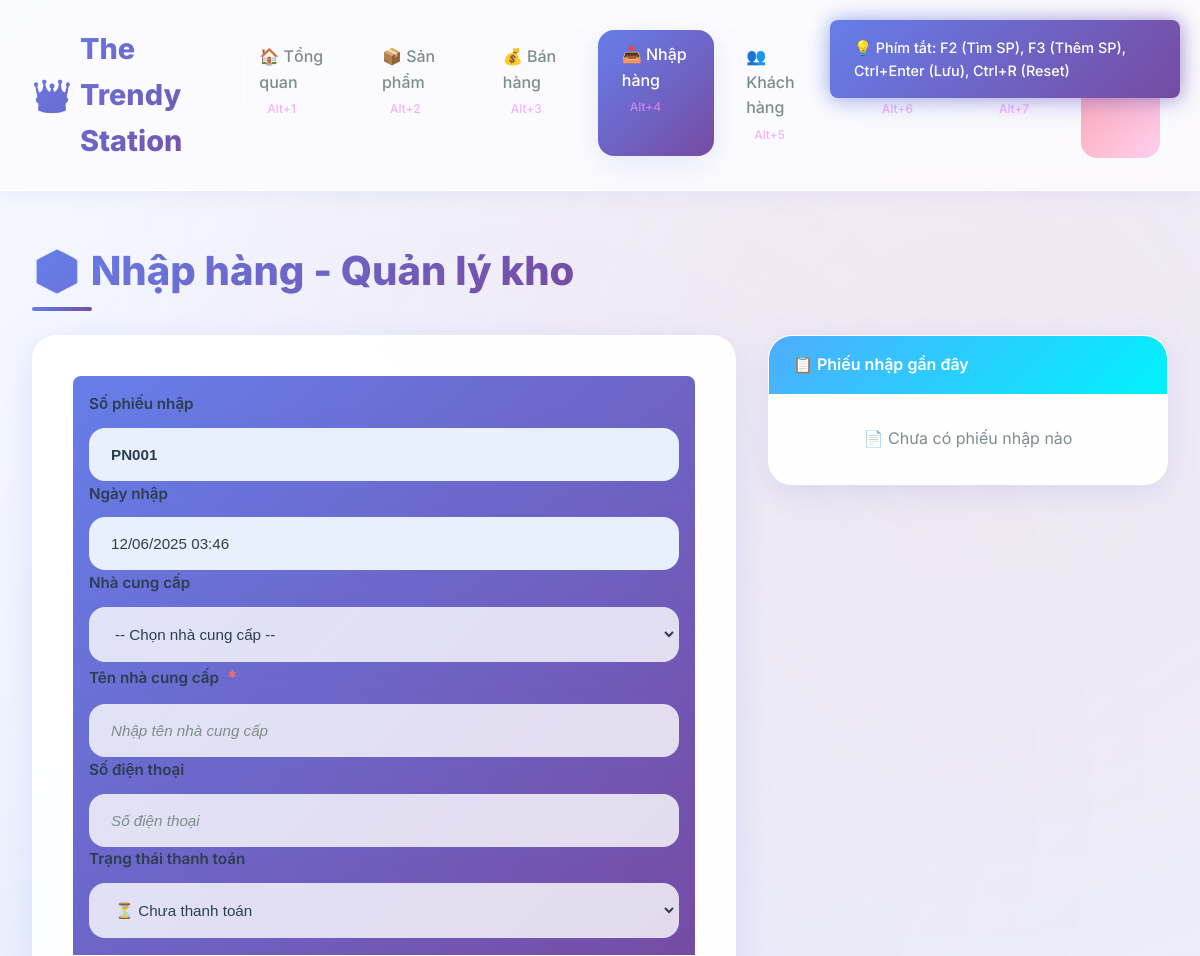
Page /index.php?page=imports (upper part) on the earlier database version.
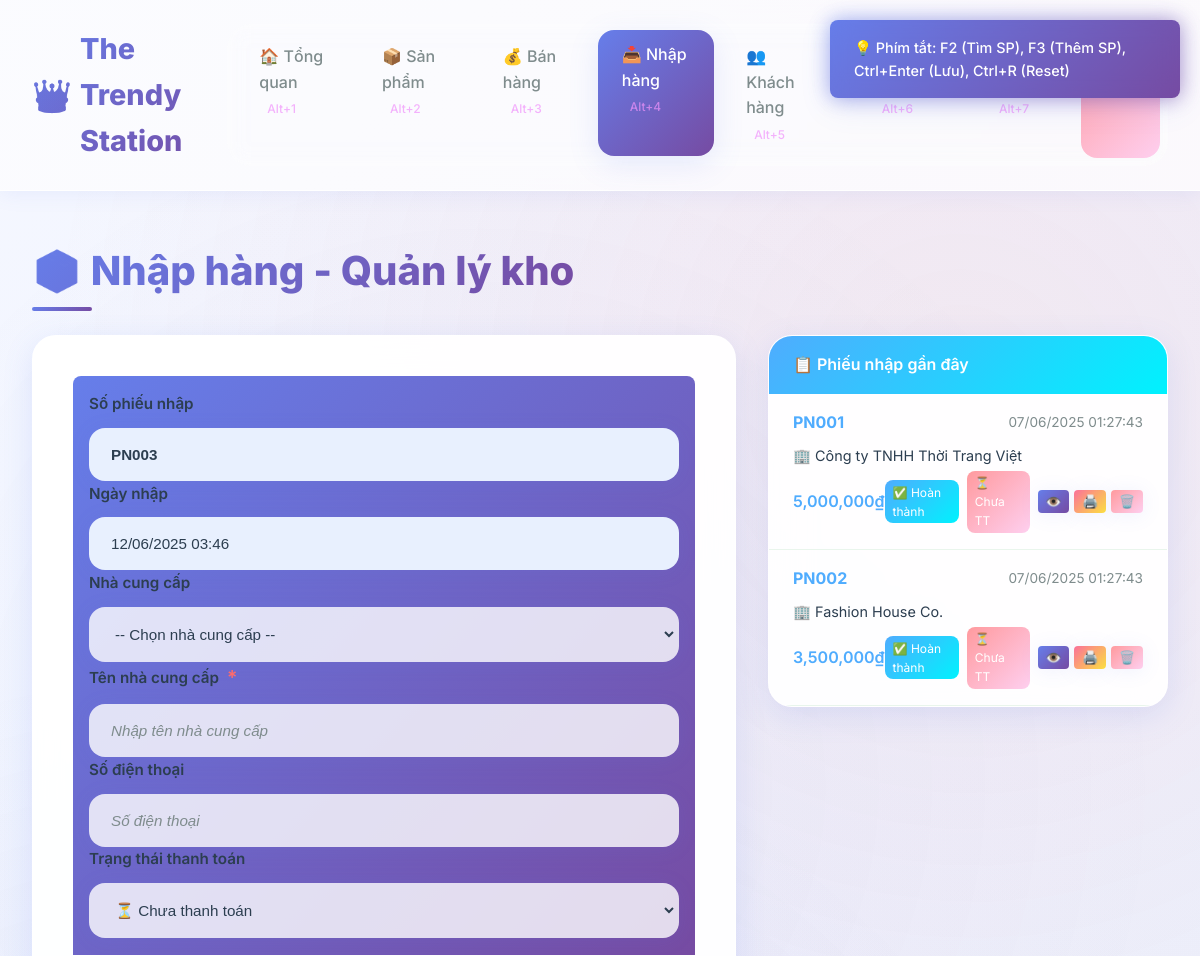
Same page on the later database version.
### tables this page shows
CREATE TABLE imports (
    id INT AUTO_INCREMENT PRIMARY KEY,
    import_code VARCHAR(20) UNIQUE NOT NULL,
    supplier_id INT,
    supplier_name VARCHAR(200),
    total_amount DECIMAL(15,2) NOT NULL DEFAULT 0,
    notes TEXT,
    import_date TIMESTAMP DEFAULT CURRENT_TIMESTAMP,
    created_by VARCHAR(100) DEFAULT 'Admin',
    status ENUM('Đang xử lý', 'Hoàn thành', 'Đã hủy') DEFAULT 'Hoàn thành',
    created_at TIMESTAMP DEFAULT CURRENT_TIMESTAMP,
    
    FOREIGN KEY (supplier_id) REFERENCES suppliers(id) ON DELETE SET NULL,
    
    INDEX idx_import_code (import_code),
    INDEX idx_supplier (supplier_id),
    INDEX idx_import_date (import_date)
);

### config/database.php (called while the page is built, shortened)
<?php
$config = [
    'host' => 'localhost',
    'dbname' => 'trendy_station',
    'username' => 'root',
    'password' => '',
    'charset' => 'utf8mb4',
    'options' => [
        PDO::ATTR_ERRMODE => PDO::ERRMODE_EXCEPTION,
        PDO::ATTR_DEFAULT_FETCH_MODE => PDO::FETCH_ASSOC,
        PDO::ATTR_EMULATE_PREPARES => false,
    ]
];
try {
    $dsn = "mysql:host={$config['host']};dbname={$config['dbname']};charset={$config['charset']}";
    $pdo = new PDO($dsn, $config['username'], $config['password'], $config['options']);
    $pdo->exec("SET NAMES utf8mb4 COLLATE utf8mb4_unicode_ci");
    $pdo->exec("SET time_zone = '+07:00'");
} catch (PDOException $e) {
    die('Database connection failed: ' . $e->getMessage());
}
function executeQuery($sql, $params = []) {
    global $pdo;
    try {
        $stmt = $pdo->prepare($sql);
        $stmt->execute($params);
        return $stmt;
    } catch (PDOException $e) {
        die("❌ Lỗi thực hiện query: " . $e->getMessage());
    }
}
function fetchAll($sql, $params = []) {
    $stmt = executeQuery($sql, $params);
    return $stmt->fetchAll();
}
function fetchOne($sql, $params = []) {
    $stmt = executeQuery($sql, $params);
    return $stmt->fetch();
}
function generateCode($prefix, $table, $column) {
    $sql = "SELECT MAX(CAST(SUBSTRING($column, " . (strlen($prefix) + 1) . ") AS UNSIGNED)) as max_num
            FROM $table
            WHERE $column LIKE '$prefix%'";
    $result = fetchOne($sql);
    $nextNum = ($result['max_num'] ?? 0) + 1;
    return $prefix . str_pad($nextNum, 3, '0', STR_PAD_LEFT);
}
?>

### includes/functions.php (called while the page is built, shortened)
<?php
if (!function_exists('formatDate')) {
    function formatDate($dateString) {
        $originalTimezone = date_default_timezone_get();
        $formatted = date('d/m/Y H:i:s', strtotime($dateString));
        return $formatted;
    }
}
?>

### pages/imports.php (the view, shortened to what the changed rows need)
<?php
require_once __DIR__ . '/../includes/functions.php';
$recentImports = fetchAll("
    SELECT i.*, s.name as supplier_name_db
    FROM imports i
    LEFT JOIN suppliers s ON i.supplier_id = s.id
    ORDER BY i.import_date DESC
    LIMIT 10
");
$newImportCode = generateCode('PN', 'imports', 'import_code');
?>
<h1 class="page-title">📦 Nhập hàng - Quản lý kho</h1>
<div style="display: grid; grid-template-columns: 1fr 400px; gap: 2rem; align-items: start;">
    <div class="form-container">
        <form method="POST" id="importForm">
            <div class="invoice-header">
                <div class="form-group">
                    <label>Số phiếu nhập</label>
                    <input type="text" value="<?php echo $newImportCode; ?>" readonly style="background: var(--bg-tertiary); font-weight: bold;">
                </div>
                <div class="form-group">
                    <label>Ngày nhập</label>
                    <input type="text" value="<?php echo date('d/m/Y H:i'); ?>" readonly style="background: var(--bg-tertiary);">
                </div>
                <div class="form-group">
                    <label for="supplier_id">Nhà cung cấp</label>
                    <select name="supplier_id" id="supplier_id" onchange="selectSupplier(this)">
                        <option value="">-- Chọn nhà cung cấp --</option>
                    </select>
                </div>
                <div class="form-group">
                    <label for="supplier_name">Tên nhà cung cấp <span class="required">*</span></label>
                    <input type="text" name="supplier_name" id="supplier_name" placeholder="Nhập tên nhà cung cấp" required>
                </div>
                <div class="form-group">
                    <label for="supplier_phone">Số điện thoại</label>
                    <input type="tel" name="supplier_phone" id="supplier_phone" placeholder="Số điện thoại">
                </div>
                <div class="form-group">
                    <label for="payment_status">Trạng thái thanh toán</label>
                    <select name="payment_status" id="payment_status">
                        <option value="pending">⏳ Chưa thanh toán</option>
                    </select>
                </div>
            </div>
        </form>
    </div>
    <div class="data-table" style="height: fit-content;">
        <div style="background: var(--success-gradient); color: white; padding: 1rem 1.5rem; font-weight: 600;">
            📋 Phiếu nhập gần đây
        </div>
        <div style="max-height: 500px; overflow-y: auto;">
            <?php if (empty($recentImports)): ?>
                <div style="padding: 2rem; text-align: center; color: var(--text-secondary);">
                    📄 Chưa có phiếu nhập nào
                </div>
            <?php else: ?>
                <?php foreach ($recentImports as $import): ?>
                    <div style="padding: 1rem 1.5rem; border-bottom: 1px solid rgba(40, 167, 69, 0.1); cursor: pointer; transition: var(--transition);"
                         onclick="viewImportDetail(<?php echo $import['id']; ?>)" // MODIFIED: Pass only importId
                         onmouseover="this.style.background='var(--bg-tertiary)'"
                         onmouseout="this.style.background='transparent'">
                        <div style="display: flex; justify-content: space-between; align-items: center; margin-bottom: 0.5rem;">
                            <strong style="color: var(--success-color);"><?php echo $import['import_code']; ?></strong>
                            <span style="font-size: 0.85rem; color: var(--text-secondary);">
                                <?php echo formatDate($import['import_date']); ?>
                            </span>
                        </div>
                        <div style="font-size: 0.9rem; margin-bottom: 0.25rem;">
                            🏢 <?php echo htmlspecialchars($import['supplier_name'] ?: $import['supplier_name_db']); ?>
                        </div>
                        <div style="display: flex; justify-content: space-between; align-items: center;">
                            <span style="font-weight: 600; color: var(--success-color);">
                                <?php echo number_format($import['total_amount']); ?>₫
                            </span>
                            <div style="display: flex; gap: 0.5rem; align-items: center;">
                                <span style="background:
                                    <?php
                                    switch($import['status']) {
                                        case 'Hoàn thành': echo 'var(--success-gradient)'; break;
                                    }
                                    ?>; color: white; padding: 0.15rem 0.5rem; border-radius: 8px; font-size: 0.75rem;">
                                    <?php
                                    switch($import['status']) {                                        case 'Hoàn thành': echo '✅ Hoàn thành'; break;
                                    }
                                    ?>
                                </span>
                                <span style="background:
                                    <?php
                                    switch($import['payment_status'] ?? 'pending') {
                                        case 'pending': echo 'var(--danger-gradient)'; break;
                                    }
                                    ?>; color: white; padding: 0.15rem 0.5rem; border-radius: 8px; font-size: 0.75rem;">
                                    <?php
                                    switch($import['payment_status'] ?? 'pending') {
                                        case 'pending': echo '⏳ Chưa TT'; break;
                                        default: echo htmlspecialchars($import['payment_status'] ?? 'N/A');                                    }
                                    ?>
                                </span>
                                <div style="display: flex; gap: 0.3rem;">
                                    <button class="btn btn-small btn-primary" onclick="event.stopPropagation(); viewImportDetail(<?php echo $import['id']; ?>)" title="Xem chi tiết (Enter)">
                                        👁️
                                    </button>
                                    <button class="btn btn-small btn-secondary" onclick="event.stopPropagation(); printImport(<?php echo $import['id']; ?>)" title="In phiếu nhập (Ctrl+P)">
                                        🖨️
                                    </button>
                                    <button class="btn btn-small btn-danger" onclick="event.stopPropagation(); deleteImport(<?php echo $import['id']; ?>, '<?php echo $import['import_code']; ?>')" title="Xóa phiếu nhập">
                                        🗑️
                                    </button>
                                </div>
                            </div>
                        </div>
                    </div>
                <?php endforeach; ?>
            <?php endif; ?>
        </div>
    </div>
</div>

Differences in the rows shown:
added imports: import_code "PN001", import_date "07/06/2025 01:27:43", supplier_name "Công ty TNHH Thời Trang Việt", total_amount "5,000,000", status "✅ Hoàn thành", payment_status "⏳ Chưa TT"
added imports: import_code "PN002", import_date "07/06/2025 01:27:43", supplier_name "Fashion House Co.", total_amount "3,500,000", status "✅ Hoàn thành", payment_status "⏳ Chưa TT"
Other differences:
form field value: "PN001" → "PN003"
text no longer shown: "📄 Chưa có phiếu nhập nào"
